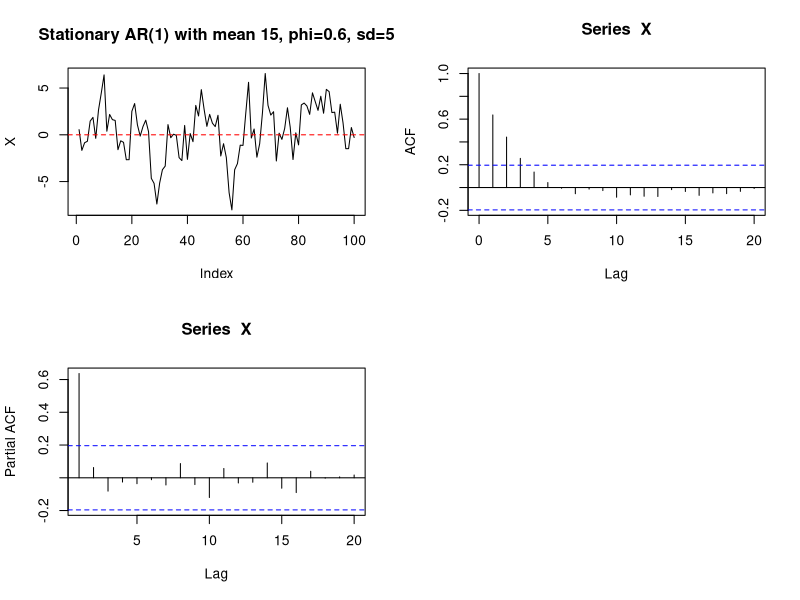
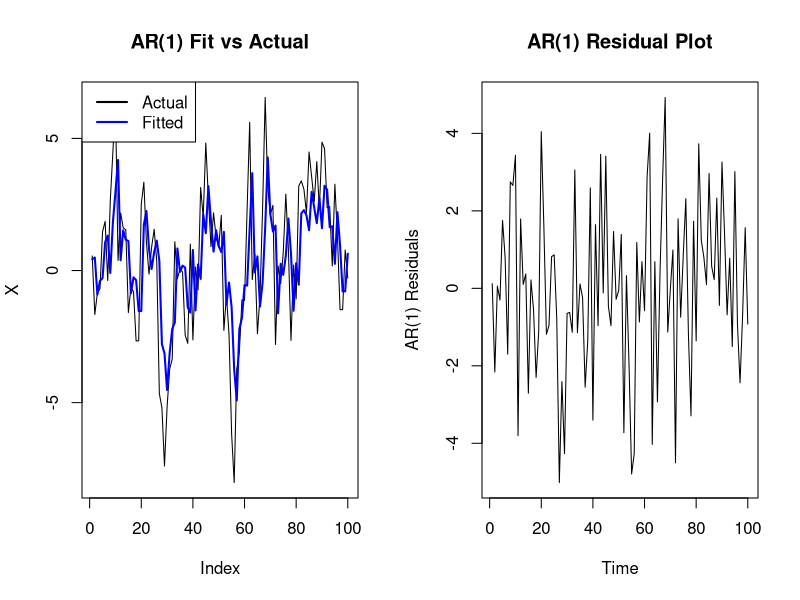
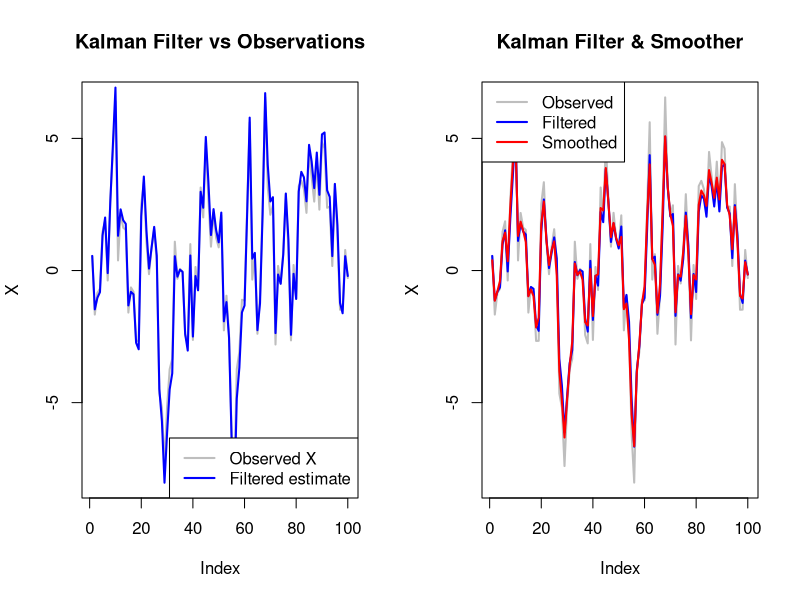
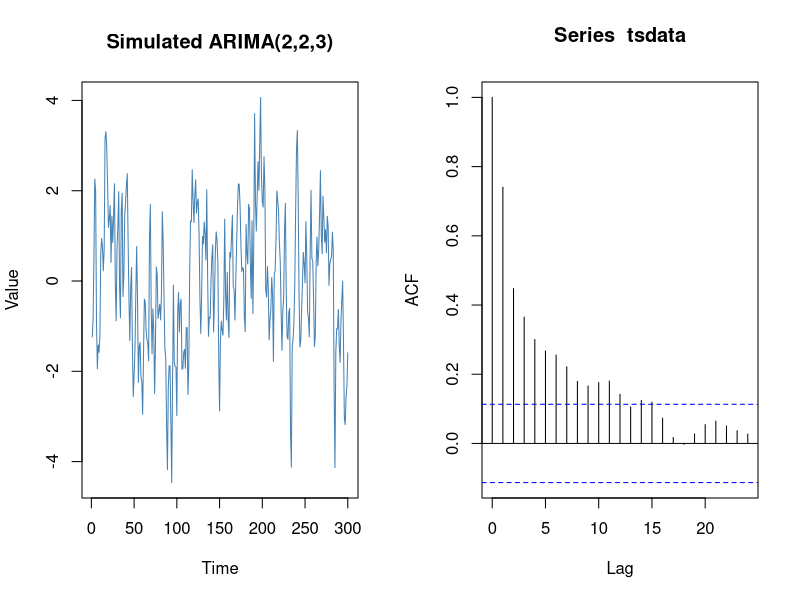
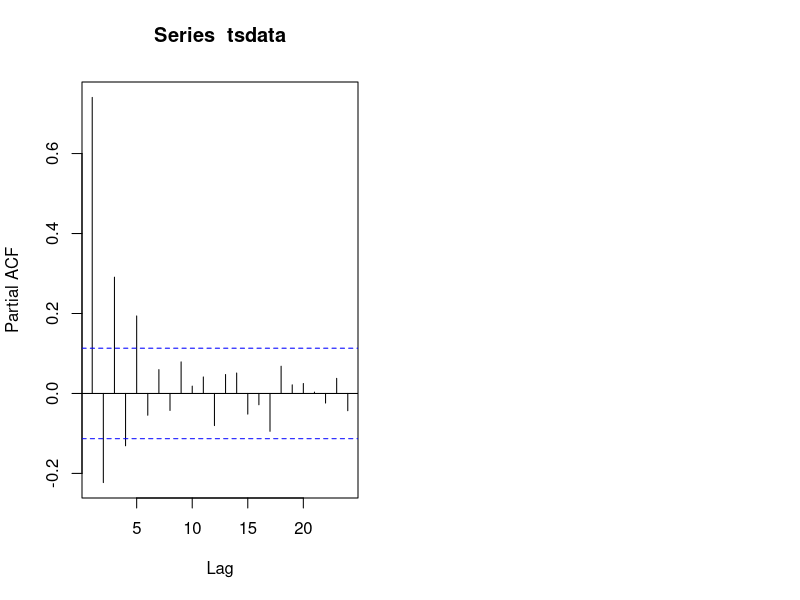
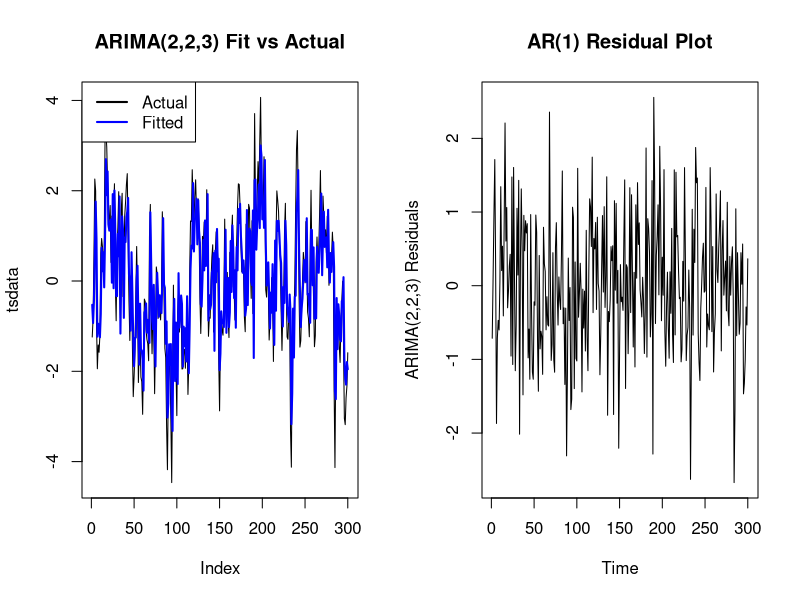
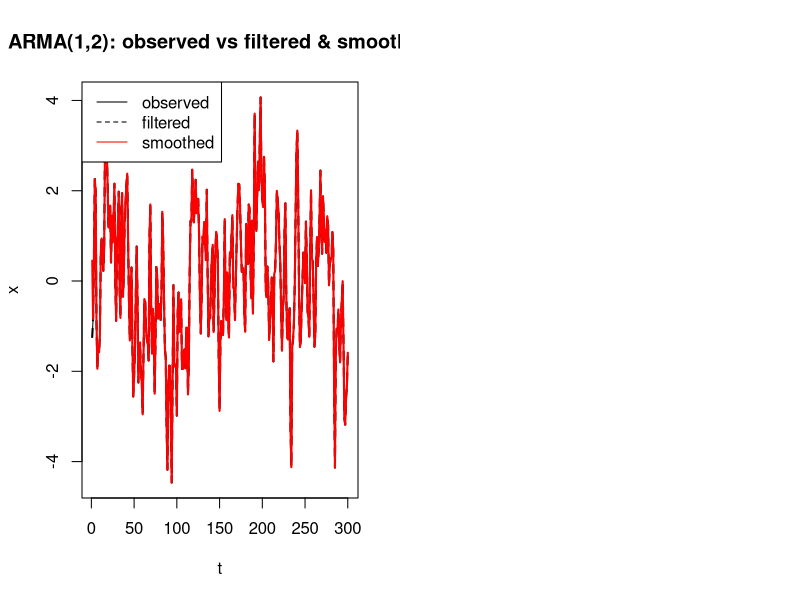

These charts were generated, in order, by the following R code:
## ---- chunk 1
library(forecast)
## ---- chunk 2
set.seed(3476239)
mu0 <- 0
phi <- 0.6
Q <- sqrt(5)  # sd of white noise

X <- numeric(100)
X[1] <- rnorm(1, mu0, Q)
for (i in 2:100) {
  wt <- rnorm(1, 0, Q)
  X[i] <- phi * X[i - 1] + wt
}
par(mfrow=c(2,2))
plot(X, type = "l", main="Stationary AR(1) with mean 15, phi=0.6, sd=5")
abline(h = mu0, col = "red", lty = 2)
acf(X)
pacf(X)
## ---- chunk 3
par(mfrow=c(1,2))
ARModel <- arima(X, order = c(1,0,0))
fitted_vals = X - ARModel$residuals
plot(X, type = "l", col = "black", main = "AR(1) Fit vs Actual")
lines(fitted_vals, col = "blue", lwd = 2)
legend("topleft", legend = c("Actual", "Fitted"), 
       col = c("black", "blue"), lty = 1, lwd = 2)
plot(ARModel$residuals, ylab="AR(1) Residuals", main="AR(1) Residual Plot")
## ---- chunk 4
phi <- 7
Q <- 5     # process noise variance
R <- 2     # observation noise variance (tune this), 2 works pretty well
n <- length(X)

xhat <- numeric(n)
P <- numeric(n)

# Initial guesses
xhat[1] <- X[1]
P[1] <- 1
K = c()

for (t in 2:n) {
  # Predict
  x_pred <- phi * xhat[t - 1]
  P_pred <- phi^2 * P[t - 1] + Q
  
  # Update
  k <- P_pred / (P_pred + R) # Kalman Gain, very important
  xhat[t] <- x_pred + k * (X[t] - x_pred)
  P[t] <- (1 - k) * P_pred
  K = c(K, k)
}

# Compare results
plot(X, type = "l", col = "gray", lwd = 2, main = "Kalman Filter vs Observations")
lines(xhat, col = "blue", lwd = 2)
legend("bottomright", legend = c("Observed X", "Filtered estimate"), 
       col = c("gray", "blue"), lty = 1, lwd = 2)


## ---- chunk 5
phi <- 0.6
Q <- 5
R <- 2
n <- length(X)

# --- Forward pass (filtering) ---
xhat <- numeric(n)
P <- numeric(n)
x_pred <- numeric(n)
P_pred <- numeric(n)

xhat[1] <- X[1]
P[1] <- 1

for (t in 2:n) {
  # Predict
  x_pred[t] <- phi * xhat[t - 1]
  P_pred[t] <- phi^2 * P[t - 1] + Q
  
  # Update
  K <- P_pred[t] / (P_pred[t] + R)
  xhat[t] <- x_pred[t] + K * (X[t] - x_pred[t])
  P[t] <- (1 - K) * P_pred[t]
}

# --- Backward pass (smoothing) ---
x_smooth <- xhat
P_smooth <- P

for (t in (n - 1):1) {
  A <- P[t] * phi / P_pred[t + 1]
  x_smooth[t] <- xhat[t] + A * (x_smooth[t + 1] - x_pred[t + 1])
  P_smooth[t] <- P[t] + A^2 * (P_smooth[t + 1] - P_pred[t + 1])
}

# --- Plot results ---
plot(X, type = "l", col = "gray", lwd = 2, main = "Kalman Filter & Smoother")
lines(xhat, col = "blue", lwd = 2)
lines(x_smooth, col = "red", lwd = 2)
legend("topleft", legend = c("Observed", "Filtered", "Smoothed"),
       col = c("gray", "blue", "red"), lty = 1, lwd = 2)

## ---- chunk 6
set.seed(897)

# ---------- params ----------
n <- 300
phi    <- 0.7
theta1 <- 0.4
theta2 <- -0.25
sigma2 <- 1    # innovation variance


# ---------- simulate ARMA(1,2) ----------
z <- rnorm(n+50, 0, sqrt(sigma2))  # extras for burn-in
x <- numeric(length(z))
for (t in 3:length(z)) {
  x[t] <- phi * x[t-1] +
          theta1 * z[t-1] + theta2 * z[t-2] +
          z[t]
}
x <- x[-(1:50)]   # drop burn-in
z <- z[-(1:50)]
tsdata <- as.numeric(x)

# par(mfrow=c(1,3))
plot(tsdata, type = "l", col = "steelblue",
     main = "Simulated ARIMA(2,2,3)",
     ylab = "Value", xlab = "Time")
acf(tsdata)
pacf(tsdata)
## ---- chunk 7
ARMAModel <- arima(tsdata, order = c(1,0,2))
ARMAModel
par(mfrow=c(1,2))
MSE = mean(ARMAModel$residuals^2)
print(paste("MSE of model is:", MSE))
fitted_vals = fitted(ARMAModel)
plot(tsdata, type = "l", col = "black", main = "ARIMA(2,2,3) Fit vs Actual")
lines(fitted_vals, col = "blue", lwd = 2)
legend("topleft", legend = c("Actual", "Fitted"), 
       col = c("black", "blue"), lty = 1, lwd = 2)
plot(ARMAModel$residuals, ylab="ARIMA(2,2,3) Residuals", main="AR(1) Residual Plot")
## ---- chunk 8
# ---------- params ----------
n <- 300
phi    <- 0.7
theta1 <- 0.4
theta2 <- -0.25
sigma2 <- 1    # innovation variance
Robs   <- 0.0001  # observation noise variance (tiny; set 0 if you want exact obs)


# ---------- state-space matrices ----------
F <- matrix(c(phi, theta1, theta2,
              0,   0,      0,
              0,   1,      0), nrow=3, byrow=TRUE)
B <- matrix(c(1, 1, 0), nrow=3)
H <- matrix(c(1,0,0), nrow=1)
Q <- sigma2 * (B %*% t(B))
R <- Robs

# ---------- allocate storage ----------
Tn <- length(tsdata)
m <- nrow(F)
x_pred <- matrix(0, m, Tn)   # x_{t|t-1}
P_pred <- array(0, c(m,m,Tn))
x_filt <- matrix(0, m, Tn)   # x_{t|t}
P_filt <- array(0, c(m,m,Tn))

# ---------- init ----------
x_filt[,1] <- c(tsdata[1], 0, 0)   # initial guess (observed first value)
P_filt[,,1] <- diag(100, m)        # large uncertainty to start

# ---------- forward Kalman filter ----------
for (t in 2:Tn) {
  # predict
  x_pred[,t] <- F %*% x_filt[,t-1]
  P_pred[,,t] <- F %*% P_filt[,,t-1] %*% t(F) + Q

  # update using y_t
  S <- H %*% P_pred[,,t] %*% t(H) + R
  K <- P_pred[,,t] %*% t(H) %*% solve(S)   # Kalman gain (m x 1)
  innov <- tsdata[t] - (H %*% x_pred[,t])
  x_filt[,t] <- x_pred[,t] + K %*% innov
  P_filt[,,t] <- (diag(m) - K %*% H) %*% P_pred[,,t]
}

# ---------- Rauch-Tung-Striebel smoother (backwards) ----------
x_smooth <- x_filt
P_smooth <- P_filt
for (t in (Tn-1):1) {
  C <- P_filt[,,t] %*% t(F) %*% solve(P_pred[,,t+1])
  x_smooth[,t] <- x_filt[,t] + C %*% (x_smooth[,t+1] - x_pred[,t+1])
  P_smooth[,,t] <- P_filt[,,t] + C %*% (P_smooth[,,t+1] - P_pred[,,t+1]) %*% t(C)
}

# ---------- extract */
x_filtered <- as.numeric(x_filt[1,])
x_smoothed <- as.numeric(x_smooth[1,])

# ---------- plots ----------
plot(tsdata, type="l", main="ARMA(1,2): observed vs filtered & smoothed", ylab="x", xlab="t")
lines(x_filtered, lty=2, lwd=2)
lines(x_smoothed, col="red", lwd=2)
legend("topleft", legend=c("observed","filtered","smoothed"), lty=c(1,2,1), col=c("black","black","red"))


MSE = mean((tsdata-x_filtered)^2)
print(paste("MSE of model is:", MSE))
